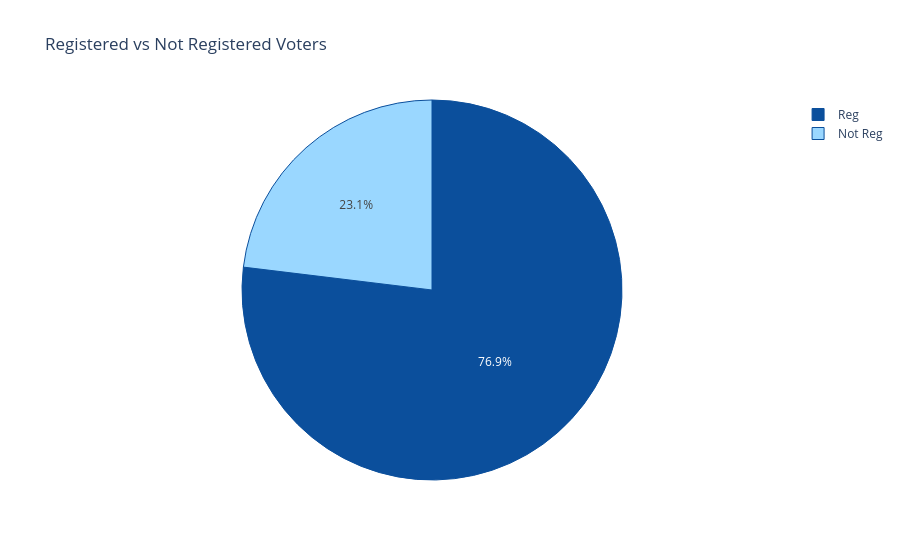

This figure's notebook cell:
### Code cell
# This code creates a practice pie chart to show how registration categories divide a total.
fig6 = px.pie(
    vote_2024_copy,
    names="Status",
    values="RawNumbers",
    title="Registered vs Not Registered Voters",
    color="Status",
    color_discrete_map=COLOR_MAP
)
fig6.update_traces(marker=dict(line=dict(color=BLUE, width=1)))
fig6.show()

### Figure 1 — Plotly figure (JSON) as saved in the notebook; plotly's stock layout.template omitted (floating-point values rounded to 4 significant figures)
{"data": [{"customdata": [["Reg"], ["Not Reg"], ["Reg"], ["Reg"], ["Not Reg"], ["Reg"]], "domain": {"x": [0, 1], "y": [0, 1]}, "hovertemplate": "Status=%{customdata[0]}<br>RawNumbers=%{value}<extra></extra>", "labels": ["Reg", "Not Reg", "Reg", "Reg", "Not Reg", "Reg"], "legendgroup": "", "marker": {"colors": ["#0B4F9C", "#9AD7FF", "#0B4F9C", "#0B4F9C", "#9AD7FF", "#0B4F9C"], "line": {"color": "#0B4F9C", "width": 1}}, "name": "", "showlegend": true, "type": "pie", "values": [10, 5, 20, 15, 10, 5]}], "layout": {"legend": {"tracegroupgap": 0}, "title": {"text": "Registered vs Not Registered Voters"}}}
